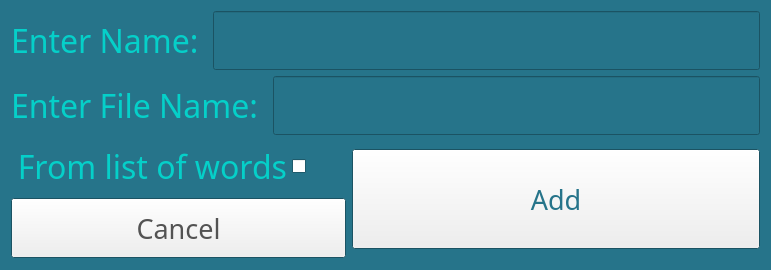
<?xml version="1.0" encoding="UTF-8"?>
<ui version="4.0">
 <class>addCrosswordWindow</class>
 <widget class="QWidget" name="addCrosswordWindow">
  <property name="enabled">
   <bool>true</bool>
  </property>
  <property name="geometry">
   <rect>
    <x>0</x>
    <y>0</y>
    <width>771</width>
    <height>270</height>
   </rect>
  </property>
  <property name="minimumSize">
   <size>
    <width>771</width>
    <height>270</height>
   </size>
  </property>
  <property name="maximumSize">
   <size>
    <width>771</width>
    <height>270</height>
   </size>
  </property>
  <property name="palette">
   <palette>
    <active>
     <colorrole role="Base">
      <brush brushstyle="SolidPattern">
       <color alpha="255">
        <red>255</red>
        <green>255</green>
        <blue>255</blue>
       </color>
      </brush>
     </colorrole>
     <colorrole role="Window">
      <brush brushstyle="SolidPattern">
       <color alpha="255">
        <red>38</red>
        <green>116</green>
        <blue>138</blue>
       </color>
      </brush>
     </colorrole>
    </active>
    <inactive>
     <colorrole role="Base">
      <brush brushstyle="SolidPattern">
       <color alpha="255">
        <red>255</red>
        <green>255</green>
        <blue>255</blue>
       </color>
      </brush>
     </colorrole>
     <colorrole role="Window">
      <brush brushstyle="SolidPattern">
       <color alpha="255">
        <red>38</red>
        <green>116</green>
        <blue>138</blue>
       </color>
      </brush>
     </colorrole>
    </inactive>
    <disabled>
     <colorrole role="Base">
      <brush brushstyle="SolidPattern">
       <color alpha="255">
        <red>38</red>
        <green>116</green>
        <blue>138</blue>
       </color>
      </brush>
     </colorrole>
     <colorrole role="Window">
      <brush brushstyle="SolidPattern">
       <color alpha="255">
        <red>38</red>
        <green>116</green>
        <blue>138</blue>
       </color>
      </brush>
     </colorrole>
    </disabled>
   </palette>
  </property>
  <property name="windowTitle">
   <string>Add Crossword</string>
  </property>
  <layout class="QGridLayout" name="gridLayout">
   <item row="0" column="0">
    <layout class="QHBoxLayout" name="horizontalLayout_3">
     <item>
      <widget class="QLabel" name="label">
       <property name="palette">
        <palette>
         <active>
          <colorrole role="WindowText">
           <brush brushstyle="SolidPattern">
            <color alpha="255">
             <red>5</red>
             <green>208</green>
             <blue>201</blue>
            </color>
           </brush>
          </colorrole>
         </active>
         <inactive>
          <colorrole role="WindowText">
           <brush brushstyle="SolidPattern">
            <color alpha="255">
             <red>5</red>
             <green>208</green>
             <blue>201</blue>
            </color>
           </brush>
          </colorrole>
         </inactive>
         <disabled>
          <colorrole role="WindowText">
           <brush brushstyle="SolidPattern">
            <color alpha="255">
             <red>120</red>
             <green>120</green>
             <blue>120</blue>
            </color>
           </brush>
          </colorrole>
         </disabled>
        </palette>
       </property>
       <property name="font">
        <font>
         <family>Cooper Black</family>
         <pointsize>24</pointsize>
        </font>
       </property>
       <property name="text">
        <string>Enter Name: </string>
       </property>
      </widget>
     </item>
     <item>
      <widget class="QLineEdit" name="newCrosswordName">
       <property name="palette">
        <palette>
         <active>
          <colorrole role="Text">
           <brush brushstyle="SolidPattern">
            <color alpha="255">
             <red>251</red>
             <green>110</green>
             <blue>181</blue>
            </color>
           </brush>
          </colorrole>
          <colorrole role="Base">
           <brush brushstyle="SolidPattern">
            <color alpha="255">
             <red>38</red>
             <green>116</green>
             <blue>138</blue>
            </color>
           </brush>
          </colorrole>
          <colorrole role="PlaceholderText">
           <brush brushstyle="SolidPattern">
            <color alpha="128">
             <red>251</red>
             <green>110</green>
             <blue>181</blue>
            </color>
           </brush>
          </colorrole>
         </active>
         <inactive>
          <colorrole role="Text">
           <brush brushstyle="SolidPattern">
            <color alpha="255">
             <red>251</red>
             <green>110</green>
             <blue>181</blue>
            </color>
           </brush>
          </colorrole>
          <colorrole role="Base">
           <brush brushstyle="SolidPattern">
            <color alpha="255">
             <red>38</red>
             <green>116</green>
             <blue>138</blue>
            </color>
           </brush>
          </colorrole>
          <colorrole role="PlaceholderText">
           <brush brushstyle="SolidPattern">
            <color alpha="128">
             <red>251</red>
             <green>110</green>
             <blue>181</blue>
            </color>
           </brush>
          </colorrole>
         </inactive>
         <disabled>
          <colorrole role="Text">
           <brush brushstyle="SolidPattern">
            <color alpha="255">
             <red>120</red>
             <green>120</green>
             <blue>120</blue>
            </color>
           </brush>
          </colorrole>
          <colorrole role="Base">
           <brush brushstyle="SolidPattern">
            <color alpha="255">
             <red>38</red>
             <green>116</green>
             <blue>138</blue>
            </color>
           </brush>
          </colorrole>
          <colorrole role="PlaceholderText">
           <brush brushstyle="SolidPattern">
            <color alpha="128">
             <red>0</red>
             <green>0</green>
             <blue>0</blue>
            </color>
           </brush>
          </colorrole>
         </disabled>
        </palette>
       </property>
       <property name="font">
        <font>
         <family>Cooper Black</family>
         <pointsize>28</pointsize>
        </font>
       </property>
      </widget>
     </item>
    </layout>
   </item>
   <item row="1" column="0">
    <layout class="QHBoxLayout" name="horizontalLayout_2">
     <item>
      <widget class="QLabel" name="label_2">
       <property name="palette">
        <palette>
         <active>
          <colorrole role="WindowText">
           <brush brushstyle="SolidPattern">
            <color alpha="255">
             <red>5</red>
             <green>208</green>
             <blue>201</blue>
            </color>
           </brush>
          </colorrole>
         </active>
         <inactive>
          <colorrole role="WindowText">
           <brush brushstyle="SolidPattern">
            <color alpha="255">
             <red>5</red>
             <green>208</green>
             <blue>201</blue>
            </color>
           </brush>
          </colorrole>
         </inactive>
         <disabled>
          <colorrole role="WindowText">
           <brush brushstyle="SolidPattern">
            <color alpha="255">
             <red>120</red>
             <green>120</green>
             <blue>120</blue>
            </color>
           </brush>
          </colorrole>
         </disabled>
        </palette>
       </property>
       <property name="font">
        <font>
         <family>Cooper Black</family>
         <pointsize>24</pointsize>
        </font>
       </property>
       <property name="text">
        <string>Enter File Name: </string>
       </property>
      </widget>
     </item>
     <item>
      <widget class="QLineEdit" name="newCrosswordFile">
       <property name="palette">
        <palette>
         <active>
          <colorrole role="Text">
           <brush brushstyle="SolidPattern">
            <color alpha="255">
             <red>251</red>
             <green>110</green>
             <blue>181</blue>
            </color>
           </brush>
          </colorrole>
          <colorrole role="Base">
           <brush brushstyle="SolidPattern">
            <color alpha="255">
             <red>38</red>
             <green>116</green>
             <blue>138</blue>
            </color>
           </brush>
          </colorrole>
          <colorrole role="PlaceholderText">
           <brush brushstyle="SolidPattern">
            <color alpha="128">
             <red>251</red>
             <green>110</green>
             <blue>181</blue>
            </color>
           </brush>
          </colorrole>
         </active>
         <inactive>
          <colorrole role="Text">
           <brush brushstyle="SolidPattern">
            <color alpha="255">
             <red>251</red>
             <green>110</green>
             <blue>181</blue>
            </color>
           </brush>
          </colorrole>
          <colorrole role="Base">
           <brush brushstyle="SolidPattern">
            <color alpha="255">
             <red>38</red>
             <green>116</green>
             <blue>138</blue>
            </color>
           </brush>
          </colorrole>
          <colorrole role="PlaceholderText">
           <brush brushstyle="SolidPattern">
            <color alpha="128">
             <red>251</red>
             <green>110</green>
             <blue>181</blue>
            </color>
           </brush>
          </colorrole>
         </inactive>
         <disabled>
          <colorrole role="Text">
           <brush brushstyle="SolidPattern">
            <color alpha="255">
             <red>120</red>
             <green>120</green>
             <blue>120</blue>
            </color>
           </brush>
          </colorrole>
          <colorrole role="Base">
           <brush brushstyle="SolidPattern">
            <color alpha="255">
             <red>38</red>
             <green>116</green>
             <blue>138</blue>
            </color>
           </brush>
          </colorrole>
          <colorrole role="PlaceholderText">
           <brush brushstyle="SolidPattern">
            <color alpha="128">
             <red>0</red>
             <green>0</green>
             <blue>0</blue>
            </color>
           </brush>
          </colorrole>
         </disabled>
        </palette>
       </property>
       <property name="font">
        <font>
         <family>Cooper Black</family>
         <pointsize>28</pointsize>
        </font>
       </property>
      </widget>
     </item>
    </layout>
   </item>
   <item row="2" column="0">
    <layout class="QHBoxLayout" name="horizontalLayout_4">
     <item>
      <layout class="QVBoxLayout" name="verticalLayout">
       <item>
        <layout class="QHBoxLayout" name="horizontalLayout">
         <item>
          <widget class="QCheckBox" name="generateFromListChckB">
           <property name="sizePolicy">
            <sizepolicy hsizetype="Maximum" vsizetype="Fixed">
             <horstretch>0</horstretch>
             <verstretch>0</verstretch>
            </sizepolicy>
           </property>
           <property name="palette">
            <palette>
             <active>
              <colorrole role="WindowText">
               <brush brushstyle="SolidPattern">
                <color alpha="255">
                 <red>5</red>
                 <green>208</green>
                 <blue>201</blue>
                </color>
               </brush>
              </colorrole>
              <colorrole role="Dark">
               <brush brushstyle="SolidPattern">
                <color alpha="255">
                 <red>255</red>
                 <green>85</green>
                 <blue>255</blue>
                </color>
               </brush>
              </colorrole>
              <colorrole role="Mid">
               <brush brushstyle="SolidPattern">
                <color alpha="255">
                 <red>255</red>
                 <green>255</green>
                 <blue>255</blue>
                </color>
               </brush>
              </colorrole>
              <colorrole role="Text">
               <brush brushstyle="SolidPattern">
                <color alpha="255">
                 <red>5</red>
                 <green>208</green>
                 <blue>201</blue>
                </color>
               </brush>
              </colorrole>
              <colorrole role="ButtonText">
               <brush brushstyle="SolidPattern">
                <color alpha="255">
                 <red>0</red>
                 <green>0</green>
                 <blue>0</blue>
                </color>
               </brush>
              </colorrole>
              <colorrole role="PlaceholderText">
               <brush brushstyle="SolidPattern">
                <color alpha="128">
                 <red>5</red>
                 <green>208</green>
                 <blue>201</blue>
                </color>
               </brush>
              </colorrole>
             </active>
             <inactive>
              <colorrole role="WindowText">
               <brush brushstyle="SolidPattern">
                <color alpha="255">
                 <red>5</red>
                 <green>208</green>
                 <blue>201</blue>
                </color>
               </brush>
              </colorrole>
              <colorrole role="Dark">
               <brush brushstyle="SolidPattern">
                <color alpha="255">
                 <red>255</red>
                 <green>85</green>
                 <blue>255</blue>
                </color>
               </brush>
              </colorrole>
              <colorrole role="Mid">
               <brush brushstyle="SolidPattern">
                <color alpha="255">
                 <red>255</red>
                 <green>255</green>
                 <blue>255</blue>
                </color>
               </brush>
              </colorrole>
              <colorrole role="Text">
               <brush brushstyle="SolidPattern">
                <color alpha="255">
                 <red>5</red>
                 <green>208</green>
                 <blue>201</blue>
                </color>
               </brush>
              </colorrole>
              <colorrole role="ButtonText">
               <brush brushstyle="SolidPattern">
                <color alpha="255">
                 <red>0</red>
                 <green>0</green>
                 <blue>0</blue>
                </color>
               </brush>
              </colorrole>
              <colorrole role="PlaceholderText">
               <brush brushstyle="SolidPattern">
                <color alpha="128">
                 <red>5</red>
                 <green>208</green>
                 <blue>201</blue>
                </color>
               </brush>
              </colorrole>
             </inactive>
             <disabled>
              <colorrole role="WindowText">
               <brush brushstyle="SolidPattern">
                <color alpha="255">
                 <red>255</red>
                 <green>85</green>
                 <blue>255</blue>
                </color>
               </brush>
              </colorrole>
              <colorrole role="Dark">
               <brush brushstyle="SolidPattern">
                <color alpha="255">
                 <red>255</red>
                 <green>85</green>
                 <blue>255</blue>
                </color>
               </brush>
              </colorrole>
              <colorrole role="Mid">
               <brush brushstyle="SolidPattern">
                <color alpha="255">
                 <red>255</red>
                 <green>255</green>
                 <blue>255</blue>
                </color>
               </brush>
              </colorrole>
              <colorrole role="Text">
               <brush brushstyle="SolidPattern">
                <color alpha="255">
                 <red>255</red>
                 <green>85</green>
                 <blue>255</blue>
                </color>
               </brush>
              </colorrole>
              <colorrole role="ButtonText">
               <brush brushstyle="SolidPattern">
                <color alpha="255">
                 <red>255</red>
                 <green>85</green>
                 <blue>255</blue>
                </color>
               </brush>
              </colorrole>
              <colorrole role="PlaceholderText">
               <brush brushstyle="SolidPattern">
                <color alpha="128">
                 <red>0</red>
                 <green>0</green>
                 <blue>0</blue>
                </color>
               </brush>
              </colorrole>
             </disabled>
            </palette>
           </property>
           <property name="font">
            <font>
             <family>Cooper Black</family>
             <pointsize>24</pointsize>
            </font>
           </property>
           <property name="layoutDirection">
            <enum>Qt::RightToLeft</enum>
           </property>
           <property name="text">
            <string>From list of words</string>
           </property>
           <property name="tristate">
            <bool>false</bool>
           </property>
          </widget>
         </item>
         <item>
          <spacer name="horizontalSpacer">
           <property name="orientation">
            <enum>Qt::Horizontal</enum>
           </property>
           <property name="sizeType">
            <enum>QSizePolicy::Minimum</enum>
           </property>
           <property name="sizeHint" stdset="0">
            <size>
             <width>40</width>
             <height>20</height>
            </size>
           </property>
          </spacer>
         </item>
        </layout>
       </item>
       <item>
        <widget class="QPushButton" name="cancelBtn">
         <property name="sizePolicy">
          <sizepolicy hsizetype="Minimum" vsizetype="Expanding">
           <horstretch>0</horstretch>
           <verstretch>0</verstretch>
          </sizepolicy>
         </property>
         <property name="maximumSize">
          <size>
           <width>16777215</width>
           <height>60</height>
          </size>
         </property>
         <property name="palette">
          <palette>
           <active>
            <colorrole role="ButtonText">
             <brush brushstyle="SolidPattern">
              <color alpha="255">
               <red>83</red>
               <green>83</green>
               <blue>83</blue>
              </color>
             </brush>
            </colorrole>
           </active>
           <inactive>
            <colorrole role="ButtonText">
             <brush brushstyle="SolidPattern">
              <color alpha="255">
               <red>83</red>
               <green>83</green>
               <blue>83</blue>
              </color>
             </brush>
            </colorrole>
           </inactive>
           <disabled>
            <colorrole role="ButtonText">
             <brush brushstyle="SolidPattern">
              <color alpha="255">
               <red>120</red>
               <green>120</green>
               <blue>120</blue>
              </color>
             </brush>
            </colorrole>
           </disabled>
          </palette>
         </property>
         <property name="font">
          <font>
           <family>Cooper Black</family>
           <pointsize>20</pointsize>
          </font>
         </property>
         <property name="text">
          <string>Cancel</string>
         </property>
        </widget>
       </item>
      </layout>
     </item>
     <item>
      <widget class="QPushButton" name="addBtn">
       <property name="sizePolicy">
        <sizepolicy hsizetype="Expanding" vsizetype="Expanding">
         <horstretch>0</horstretch>
         <verstretch>0</verstretch>
        </sizepolicy>
       </property>
       <property name="maximumSize">
        <size>
         <width>16777215</width>
         <height>100</height>
        </size>
       </property>
       <property name="palette">
        <palette>
         <active>
          <colorrole role="ButtonText">
           <brush brushstyle="SolidPattern">
            <color alpha="255">
             <red>38</red>
             <green>116</green>
             <blue>138</blue>
            </color>
           </brush>
          </colorrole>
         </active>
         <inactive>
          <colorrole role="ButtonText">
           <brush brushstyle="SolidPattern">
            <color alpha="255">
             <red>38</red>
             <green>116</green>
             <blue>138</blue>
            </color>
           </brush>
          </colorrole>
         </inactive>
         <disabled>
          <colorrole role="ButtonText">
           <brush brushstyle="SolidPattern">
            <color alpha="255">
             <red>120</red>
             <green>120</green>
             <blue>120</blue>
            </color>
           </brush>
          </colorrole>
         </disabled>
        </palette>
       </property>
       <property name="font">
        <font>
         <family>Cooper Black</family>
         <pointsize>20</pointsize>
        </font>
       </property>
       <property name="text">
        <string>Add</string>
       </property>
      </widget>
     </item>
    </layout>
   </item>
  </layout>
 </widget>
 <resources/>
 <connections/>
</ui>
